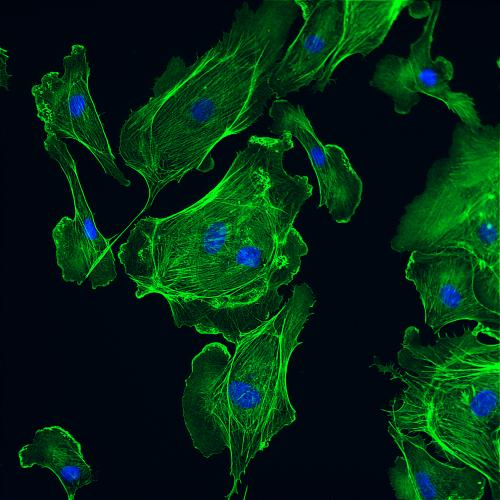
%> input picture 魔改四/cell.jpg, 500 x 500 px
$ octave CS_EFRFT.m   (GNU Octave 9; MATLAB toolbox functions it lacks are replaced by stand-ins)
%> lines starting %> are read from the running program, lines starting %| are printed output that depends on the picture
### 魔改四/efrft2.m
function an = efrft2(a0,Lambda,d1,d2,f,L)
% extended fractional Fourier transform
% a0: input signal
% Lambda: wavelength
% d1: distance from input to lens
% d2: distance from lens to output
% f: focal length
% L: size of input image

N = size(a0,1);
x = [0:N-1]/N*L-L/2;
[x,y] = meshgrid(x);
u = [[0:N-1]/N-0.5]*N/L;
[u,v] = meshgrid(u);

m1x = exp(1i*pi*[-d2]*[x.^2+y.^2]/Lambda/[2*f^2-d1*d2]);
m2x = exp(1i*pi*f*[x.^2+y.^2]/Lambda/[2*f^2-d1*d2]);
m3u = exp(1i*pi*[-d1]*[x.^2+y.^2]/Lambda/[2*f^2-d1*d2]);
M2u = exp(-1i*pi*Lambda*[u.^2+v.^2]*[2*f^2-d1*d2]/f);%omit a phase factor
an = m3u.*ifft2(fft2(a0.*m1x).*fftshift(M2u));
% an = m3u.*ifft2(fft2(a0.*m1x).*fft2(m2x))/N;

### 魔改四/Functions/MyC2V.m
function y=MyC2V(x)

y=[real(x);imag(x)];

### 魔改四/CS_EFRFT.m
close all;
clear all;
clc;
addpath('./Functions');
%% 读图
src = imread('cell.jpg');
%> src is the input picture: size 500x500x3 uint8; mean R, G, B 3.6, 41.9, 20.2
src = rgb2gray(src);
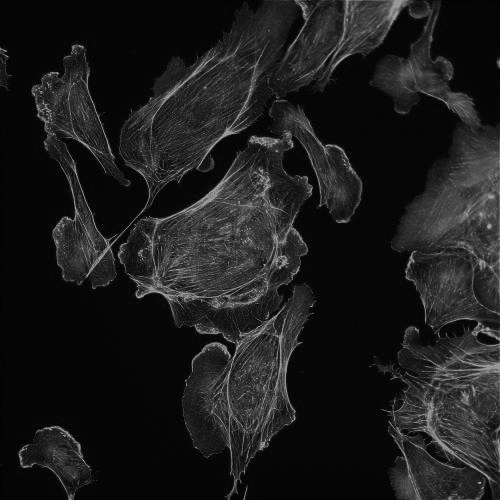
%> src: size 500x500 uint8; min 0, max 175, mean 27.9
% src = imresize(src,[256,256]);
src = im2double(src);
%> src: size 500x500 double
% src = padarray(src,[10,10]);
% src = 1 - im2double(src);
src = src;
figure;imshow(src);title('原图');         % 图1 显示原图

%% 参数设置
x = src;
nx = size(x,1);
%> nx = 500
ny = size(x,2);
%> ny = 500
nz = 1;
lambda = 532e-9;                 % 波长   以微米为基本单位
% z = 12000;
dector_size = 4e-6;              % 一个像素的实际大小
Lx = dector_size * nx;           % 图片x方向实际大小
%> Lx = 0.002
Ly = dector_size * ny;
%> Ly = 0.002
% Lx = 20e-6;
% Ly = 20e-6;
Nx = nx;
%> Nx = 500
Ny = ny * 2;                     % 虚数部分
%> Ny = 1000
Nz = 1;
d1 = 10e-3;
d2 = 10e-3;
f  = 100e-3;
iterations = 2000;
%% 角谱衍射
E = ones(nx,ny);                                        % 照明光
% E_Ang = Ang_spetrum(E,lambda,Lx,Ly,z);
% E_AngConj = Ang_spetrum(E,lambda,Lx,Ly,-z);
E_Frft2 = efrft2(E,lambda,d1,d2,f,Lx);
E_Frft2Conj = efrft2(E,lambda,-d1,-d2,-f,Lx);


%% CCD接收到的光场分布
O = x.*E_Frft2Conj;                                         % 不知道为啥乘E_AngConj
O1 = efrft2(O,lambda,d1,d2,f,Lx);

R = E.*E_Frft2Conj;                                         % 归一化分母计算
R1 = efrft2(R,lambda,d1,d2,f,Lx);

U = ((O1+1).*conj(O1+1)) ./ ((R1+1).*conj(R1+1));       % 归一化
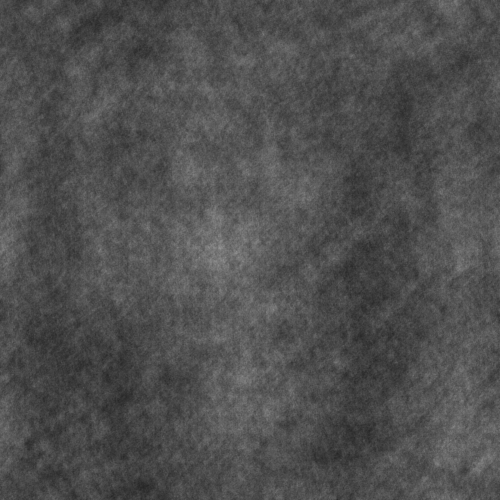
%> U: size 500x500 double; min 0.15, max 0.582, mean 0.313
figure;imshow(abs(U),[]);title('衍射场');                       % 图二 衍射场
U_double = im2double(U);
U_double = abs(U_double);
U_C2V = MyC2V(U_double(:));
y = U_C2V;

%% 传播函数
A = @(x)MyForwardOperatorPropagation(x,E_Frft2Conj,nx,ny,nz,lambda,Lx,Ly,f,d1,d2);
% A = @(x)ForwardOperatorPropagation(x,lambda,Lx,Ly,z)
AT = @(y)MyAdjointOperatorPropagation(y,E_Frft2Conj,nx,ny,nz,lambda,Lx,Ly,-f,-d1,-d2);

%% Twist参数及算法
tau = 0.005;
piter = 4;
tolA = 1e-6;


Psi = @(f,th) MyTVpsi(f,th,0.05,piter,Nx,Ny,Nz);
Phi = @(f) MyTVphi(f,Nx,Ny,Nz);

[f_reconstruct,dummy,obj_twist,...
%> (the run ends here)

$ run again, with 魔改四/test1.jpg copied over 魔改四/cell.jpg
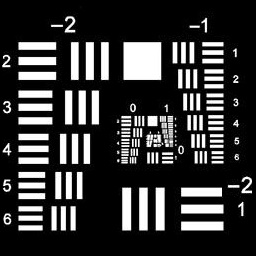
%> input picture 魔改四/test1.jpg, 256 x 256 px
%> src is the input picture: size 256x256x3 uint8; min 0, max 255, mean 54.7
%> `U = ((O1+1).*conj(O1+1)) ./ ((R1+1).*conj(R1+1));`:
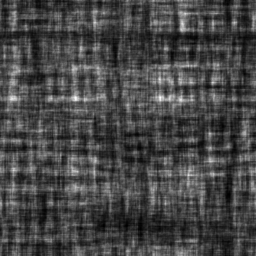
%> U: size 256x256 double; min 0.00226, max 1.51, mean 0.42; drawn with min black and max white
